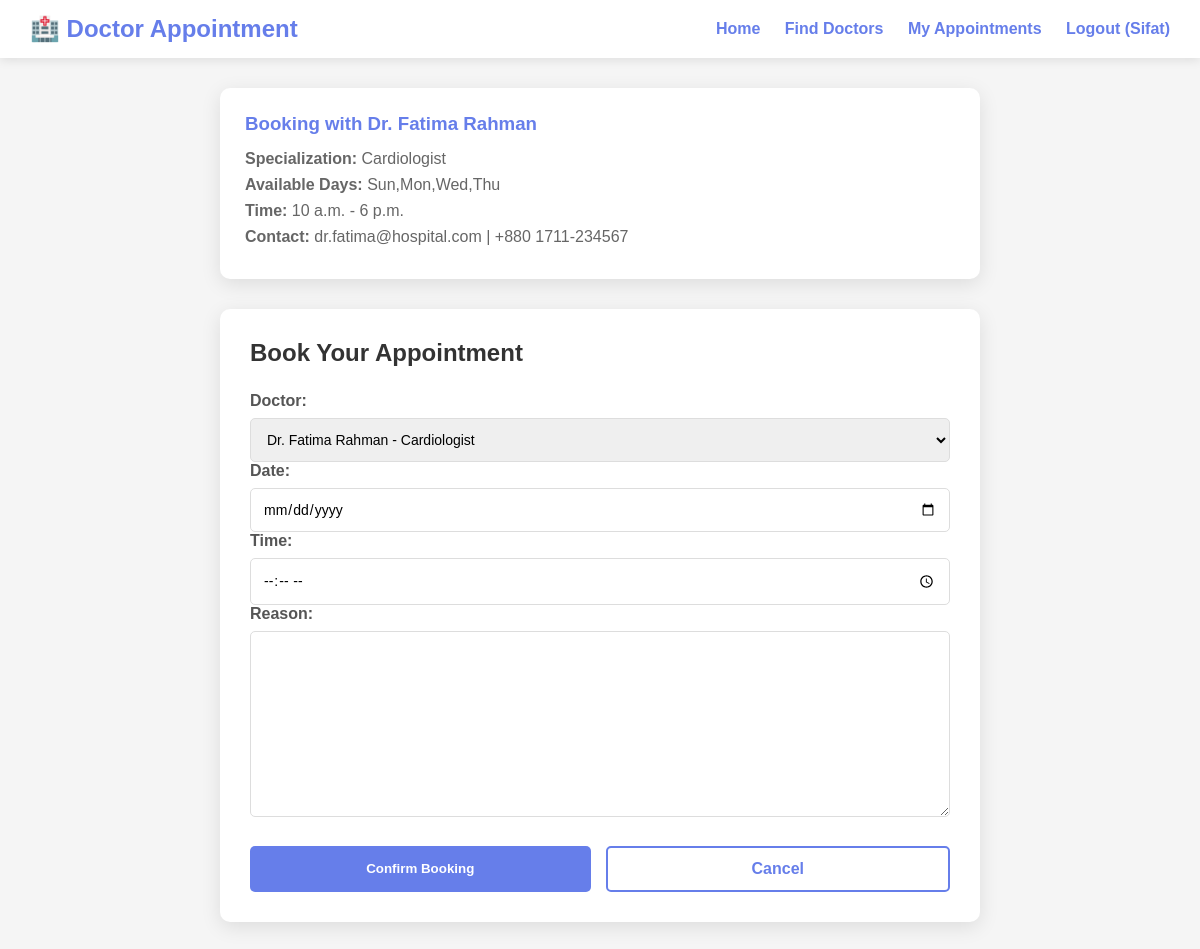
The app's page /book/2/ (signed in) with its own data.
### appointments/models.py (models this page shows)
class Doctor(models.Model):
    name = models.CharField(max_length=100)
    specialization = models.CharField(max_length=100)
    email = models.EmailField()
    phone = models.CharField(max_length=20)
    available_days = models.CharField(max_length=100, help_text="Comma-separated days, e.g., Mon,Tue,Wed")
    available_time_start = models.TimeField()
    available_time_end = models.TimeField()
    def __str__(self):
        return f"Dr. {self.name} - {self.specialization}"

### appointments/views.py (the view)
# urls.py: path('book/<int:doctor_id>/', views.book_appointment, name='book_appointment'),
@login_required
def book_appointment(request, doctor_id):
    doctor = Doctor.objects.get(id=doctor_id)
    if request.method == 'POST':
        form = AppointmentForm(request.POST)
        if form.is_valid():
            appointment = form.save(commit=False)
            appointment.patient = request.user
            appointment.save()
            messages.success(request, 'Appointment booked successfully!')
            return redirect('my_appointments')
    else:
        form = AppointmentForm(initial={'doctor': doctor})
    return render(request, 'book_appointment.html', {'form': form, 'doctor': doctor})

### appointments/forms.py
class AppointmentForm(forms.ModelForm):
    class Meta:
        model = Appointment
        fields = ['doctor', 'date', 'time', 'reason']
        widgets = {
            'date': forms.DateInput(attrs={'type': 'date'}),
            'time': forms.TimeInput(attrs={'type': 'time'}),
        }

### templates/book_appointment.html (shortened to what this page needs)
<!DOCTYPE html>
<html lang="en">
<head>
</head>
<body>
    <nav class="navbar">
        <h1>🏥 Doctor Appointment</h1>
        <div class="nav-links">
            <a href="{% url 'home' %}">Home</a>
            <a href="{% url 'doctor_list' %}">Find Doctors</a>
            <a href="{% url 'my_appointments' %}">My Appointments</a>
            <a href="{% url 'logout' %}">Logout ({{ user.username }})</a>
        </div>
    </nav>
    <div class="container">
        <div class="doctor-info">
            <h3>Booking with Dr. {{ doctor.name }}</h3>
            <p><strong>Specialization:</strong> {{ doctor.specialization }}</p>
            <p><strong>Available Days:</strong> {{ doctor.available_days }}</p>
            <p><strong>Time:</strong> {{ doctor.available_time_start }} - {{ doctor.available_time_end }}</p>
            <p><strong>Contact:</strong> {{ doctor.email }} | {{ doctor.phone }}</p>
        </div>
        <div class="form-container">
            <h2>Book Your Appointment</h2>
            <form method="post">
                {{ form.as_p }}
                <div class="btn-group">
                    <button type="submit" class="btn btn-primary">Confirm Booking</button>
                    <a href="{% url 'doctor_list' %}" class="btn btn-secondary">Cancel</a>
                </div>
            </form>
        </div>
    </div>
</body>
</html>

### templates/book_appointment.html (style rules this page uses)
* { margin: 0; padding: 0; box-sizing: border-box; }
body { font-family: Arial, sans-serif; background: #f5f5f5; min-height: 100vh; }
.navbar { background: white; padding: 15px 30px; display: flex; justify-content: space-between; align-items: center; box-shadow: 0 2px 10px rgba(0,0,0,0.1); }
.navbar h1 { color: #667eea; font-size: 24px; }
.nav-links a { color: #667eea; text-decoration: none; margin-left: 20px; font-weight: bold; }
.container { max-width: 800px; margin: 0 auto; padding: 30px 20px; }
.doctor-info { background: white; padding: 25px; border-radius: 10px; margin-bottom: 30px; box-shadow: 0 5px 20px rgba(0,0,0,0.1); }
.doctor-info h3 { color: #667eea; margin-bottom: 15px; }
.doctor-info p { color: #666; margin-bottom: 8px; }
.form-container { background: white; padding: 30px; border-radius: 10px; box-shadow: 0 5px 20px rgba(0,0,0,0.1); }
h2 { color: #333; margin-bottom: 25px; }
label { display: block; margin-bottom: 8px; color: #555; font-weight: bold; }
input[type="date"], input[type="time"], textarea, select { width: 100%; padding: 12px; border: 1px solid #ddd; border-radius: 5px; font-size: 14px; font-family: Arial, sans-serif; }
textarea { resize: vertical; min-height: 100px; }
.btn-group { display: flex; gap: 15px; margin-top: 25px; }
.btn { flex: 1; padding: 12px 20px; border-radius: 5px; font-weight: bold; text-align: center; cursor: pointer; transition: background 0.3s; text-decoration: none; }
.btn-primary { background: #667eea; color: white; border: none; }
.btn-secondary { background: white; color: #667eea; border: 2px solid #667eea; }

### records on screen
Doctor: name "Fatima Rahman", specialization "Cardiologist", available_days "Sun,Mon,Wed,Thu", available_time_start "10 a.m.", available_time_end "6 p.m.", email "dr.fatima@hospital.com", phone "+880 1711-234567"

### other values on screen
{{ user.username }} "Sifat"
